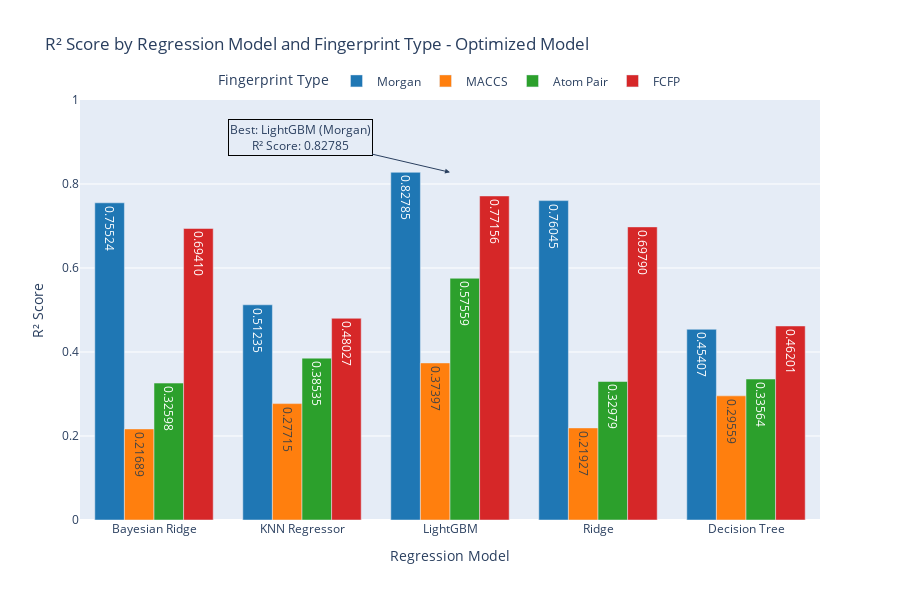
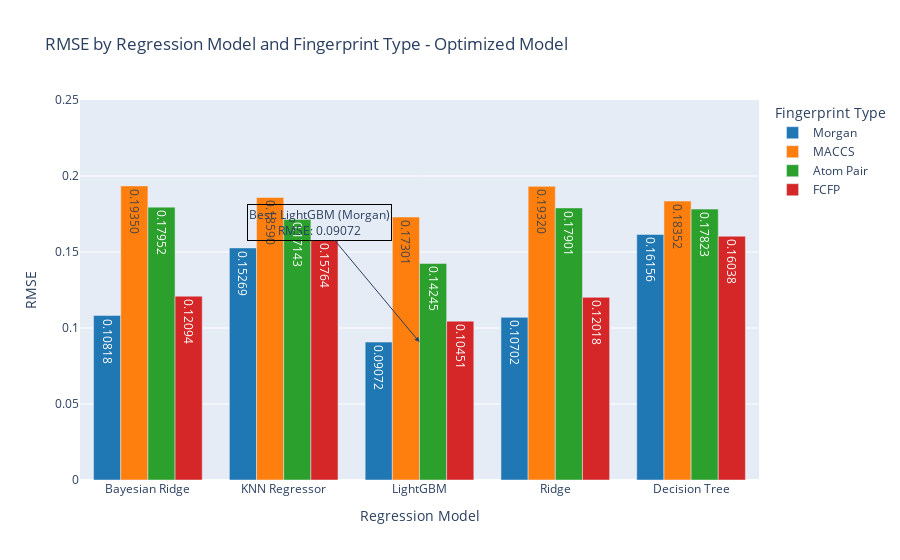
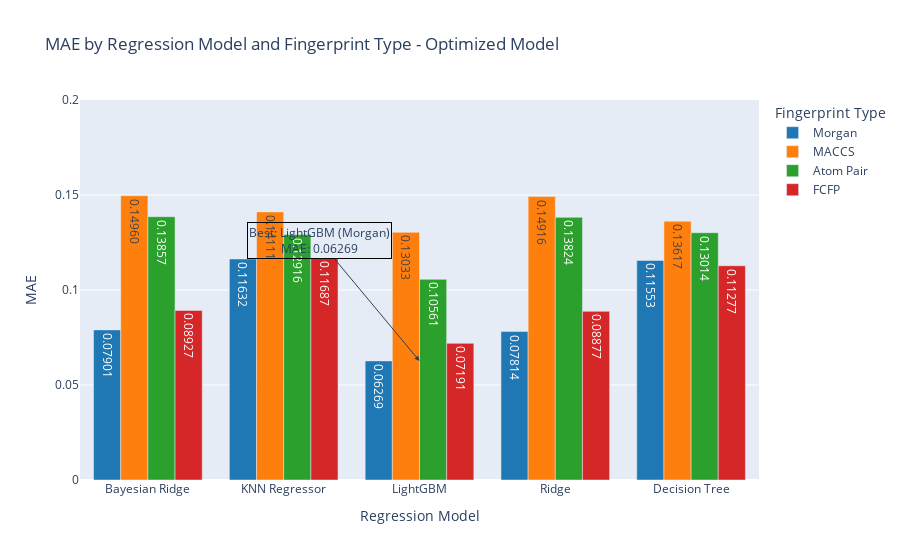

Here is the notebook cell these charts were saved with, in order:
### Code cell
import plotly.graph_objects as go
import pandas as pd

# Define colors
colors = ['#1f77b4', '#ff7f0e', '#2ca02c', '#d62728', '#9467bd', '#8c564b']

# Order of regression models
model_order = ['Bayesian Ridge', 'KNN Regressor', 'LightGBM', 'Ridge', 'Decision Tree']

# Find the best combinations for each metric
best_r2 = optimized_results_df.loc[optimized_results_df['R² Score'].idxmax()]
best_rmse = optimized_results_df.loc[optimized_results_df['RMSE'].idxmin()]
best_mae = optimized_results_df.loc[optimized_results_df['MAE'].idxmin()]

# Create traces for R² Score
fig_r2 = go.Figure()
for idx, fingerprint_type in enumerate(optimized_results_df['Fingerprint Type'].unique()):
    subset = optimized_results_df[optimized_results_df['Fingerprint Type'] == fingerprint_type]
    fig_r2.add_trace(go.Bar(
        x=subset['Regression Model'],
        y=subset['R² Score'],
        name=fingerprint_type,
        text=[f'{val:.5f}' for val in subset['R² Score']],
        textposition='inside',
        marker_color=colors[idx % len(colors)],
    ))

fig_r2.update_layout(
    title='R² Score by Regression Model and Fingerprint Type - Optimized Model',
    xaxis_title='Regression Model',
    yaxis_title='R² Score',
    barmode='group',
    yaxis=dict(range=[0, 1.0]),
    legend_title='Fingerprint Type',
    xaxis=dict(categoryorder='array', categoryarray=model_order),
    legend=dict(orientation="h", yanchor="top", y=1.08, xanchor="center", x=0.5),
    width=900, height=600
)

fig_r2.add_annotation(
    x=best_r2['Regression Model'],
    y=best_r2['R² Score'],
    text=f"Best: {best_r2['Regression Model']} ({best_r2['Fingerprint Type']})<br>R² Score: {best_r2['R² Score']:.5f}",
    showarrow=True,
    arrowhead=2,
    ax=-150,
    ay=-35,
    bordercolor="black",
    borderwidth=1
)

# Create traces for RMSE
fig_rmse = go.Figure()
for idx, fingerprint_type in enumerate(optimized_results_df['Fingerprint Type'].unique()):
    subset = optimized_results_df[optimized_results_df['Fingerprint Type'] == fingerprint_type]
    fig_rmse.add_trace(go.Bar(
        x=subset['Regression Model'],
        y=subset['RMSE'],
        name=fingerprint_type,
        text=[f'{val:.5f}' for val in subset['RMSE']],
        textposition='inside',
        marker_color=colors[idx % len(colors)],
    ))

fig_rmse.update_layout(
    title='RMSE by Regression Model and Fingerprint Type - Optimized Model',
    xaxis_title='Regression Model',
    yaxis_title='RMSE',
    barmode='group',
    yaxis=dict(range=[0, 0.25]),
    legend_title='Fingerprint Type',
    xaxis=dict(categoryorder='array', categoryarray=model_order)  # Set the order of models
)

fig_rmse.add_annotation(
    x=best_rmse['Regression Model'],
    y=best_rmse['RMSE'],
    text=f"Best: {best_rmse['Regression Model']} ({best_rmse['Fingerprint Type']})<br>RMSE: {best_rmse['RMSE']:.5f}",
    showarrow=True,
    arrowhead=2,
    ax=-100,
    ay=-120,
    bordercolor="black",
    borderwidth=1
)

# Create traces for MAE
fig_mae = go.Figure()
for idx, fingerprint_type in enumerate(optimized_results_df['Fingerprint Type'].unique()):
    subset = optimized_results_df[optimized_results_df['Fingerprint Type'] == fingerprint_type]
    fig_mae.add_trace(go.Bar(
        x=subset['Regression Model'],
        y=subset['MAE'],
        name=fingerprint_type,
        text=[f'{val:.5f}' for val in subset['MAE']],
        textposition='inside',
        marker_color=colors[idx % len(colors)],
    ))

fig_mae.update_layout(
    title='MAE by Regression Model and Fingerprint Type - Optimized Model',
    xaxis_title='Regression Model',
    yaxis_title='MAE',
    barmode='group',
    yaxis=dict(range=[0, 0.2]),
    legend_title='Fingerprint Type',
    xaxis=dict(categoryorder='array', categoryarray=model_order)  # Set the order of models
)

fig_mae.add_annotation(
    x=best_mae['Regression Model'],
    y=best_mae['MAE'],
    text=f"Best: {best_mae['Regression Model']} ({best_mae['Fingerprint Type']})<br>MAE: {best_mae['MAE']:.5f}",
    showarrow=True,
    arrowhead=2,
    ax=-100,
    ay=-120,
    bordercolor="black",
    borderwidth=1
)

# Show the plots
fig_r2.show()
fig_rmse.show()
fig_mae.show()

### Figure 1 — Plotly figure (JSON) as saved in the notebook; plotly's stock layout.template omitted (floating-point values rounded to 4 significant figures)
{"data": [{"marker": {"color": "#1f77b4"}, "name": "Morgan", "text": ["0.82785", "0.75524", "0.51235", "0.76045", "0.45407"], "textposition": "inside", "type": "bar", "x": ["LightGBM", "Bayesian Ridge", "KNN Regressor", "Ridge", "Decision Tree"], "y": [0.8279, 0.7552, 0.5124, 0.7604, 0.4541]}, {"marker": {"color": "#ff7f0e"}, "name": "MACCS", "text": ["0.37397", "0.21689", "0.27715", "0.21927", "0.29559"], "textposition": "inside", "type": "bar", "x": ["LightGBM", "Bayesian Ridge", "KNN Regressor", "Ridge", "Decision Tree"], "y": [0.374, 0.2169, 0.2772, 0.2193, 0.2956]}, {"marker": {"color": "#2ca02c"}, "name": "Atom Pair", "text": ["0.57559", "0.32598", "0.38535", "0.32979", "0.33564"], "textposition": "inside", "type": "bar", "x": ["LightGBM", "Bayesian Ridge", "KNN Regressor", "Ridge", "Decision Tree"], "y": [0.5756, 0.326, 0.3854, 0.3298, 0.3356]}, {"marker": {"color": "#d62728"}, "name": "FCFP", "text": ["0.77156", "0.69410", "0.48027", "0.69790", "0.46201"], "textposition": "inside", "type": "bar", "x": ["LightGBM", "Bayesian Ridge", "KNN Regressor", "Ridge", "Decision Tree"], "y": [0.7716, 0.6941, 0.4803, 0.6979, 0.462]}], "layout": {"annotations": [{"arrowhead": 2, "ax": -150, "ay": -35, "bordercolor": "black", "borderwidth": 1, "showarrow": true, "text": "Best: LightGBM (Morgan)<br>R² Score: 0.82785", "x": "LightGBM", "y": 0.8279}], "barmode": "group", "height": 600, "legend": {"orientation": "h", "title": {"text": "Fingerprint Type"}, "x": 0.5, "xanchor": "center", "y": 1.08, "yanchor": "top"}, "title": {"text": "R² Score by Regression Model and Fingerprint Type - Optimized Model"}, "width": 900, "xaxis": {"categoryarray": ["Bayesian Ridge", "KNN Regressor", "LightGBM", "Ridge", "Decision Tree"], "categoryorder": "array", "title": {"text": "Regression Model"}}, "yaxis": {"range": [0, 1], "title": {"text": "R² Score"}}}}

### Figure 2 — Plotly figure (JSON) as saved in the notebook; plotly's stock layout.template omitted (floating-point values rounded to 4 significant figures)
{"data": [{"marker": {"color": "#1f77b4"}, "name": "Morgan", "text": ["0.09072", "0.10818", "0.15269", "0.10702", "0.16156"], "textposition": "inside", "type": "bar", "x": ["LightGBM", "Bayesian Ridge", "KNN Regressor", "Ridge", "Decision Tree"], "y": [0.09072, 0.1082, 0.1527, 0.107, 0.1616]}, {"marker": {"color": "#ff7f0e"}, "name": "MACCS", "text": ["0.17301", "0.19350", "0.18590", "0.19320", "0.18352"], "textposition": "inside", "type": "bar", "x": ["LightGBM", "Bayesian Ridge", "KNN Regressor", "Ridge", "Decision Tree"], "y": [0.173, 0.1935, 0.1859, 0.1932, 0.1835]}, {"marker": {"color": "#2ca02c"}, "name": "Atom Pair", "text": ["0.14245", "0.17952", "0.17143", "0.17901", "0.17823"], "textposition": "inside", "type": "bar", "x": ["LightGBM", "Bayesian Ridge", "KNN Regressor", "Ridge", "Decision Tree"], "y": [0.1424, 0.1795, 0.1714, 0.179, 0.1782]}, {"marker": {"color": "#d62728"}, "name": "FCFP", "text": ["0.10451", "0.12094", "0.15764", "0.12018", "0.16038"], "textposition": "inside", "type": "bar", "x": ["LightGBM", "Bayesian Ridge", "KNN Regressor", "Ridge", "Decision Tree"], "y": [0.1045, 0.1209, 0.1576, 0.1202, 0.1604]}], "layout": {"annotations": [{"arrowhead": 2, "ax": -100, "ay": -120, "bordercolor": "black", "borderwidth": 1, "showarrow": true, "text": "Best: LightGBM (Morgan)<br>RMSE: 0.09072", "x": "LightGBM", "y": 0.09072}], "barmode": "group", "legend": {"title": {"text": "Fingerprint Type"}}, "title": {"text": "RMSE by Regression Model and Fingerprint Type - Optimized Model"}, "xaxis": {"categoryarray": ["Bayesian Ridge", "KNN Regressor", "LightGBM", "Ridge", "Decision Tree"], "categoryorder": "array", "title": {"text": "Regression Model"}}, "yaxis": {"range": [0, 0.25], "title": {"text": "RMSE"}}}}

### Figure 3 — Plotly figure (JSON) as saved in the notebook; plotly's stock layout.template omitted (floating-point values rounded to 4 significant figures)
{"data": [{"marker": {"color": "#1f77b4"}, "name": "Morgan", "text": ["0.06269", "0.07901", "0.11632", "0.07814", "0.11553"], "textposition": "inside", "type": "bar", "x": ["LightGBM", "Bayesian Ridge", "KNN Regressor", "Ridge", "Decision Tree"], "y": [0.06269, 0.07901, 0.1163, 0.07814, 0.1155]}, {"marker": {"color": "#ff7f0e"}, "name": "MACCS", "text": ["0.13033", "0.14960", "0.14111", "0.14916", "0.13617"], "textposition": "inside", "type": "bar", "x": ["LightGBM", "Bayesian Ridge", "KNN Regressor", "Ridge", "Decision Tree"], "y": [0.1303, 0.1496, 0.1411, 0.1492, 0.1362]}, {"marker": {"color": "#2ca02c"}, "name": "Atom Pair", "text": ["0.10561", "0.13857", "0.12916", "0.13824", "0.13014"], "textposition": "inside", "type": "bar", "x": ["LightGBM", "Bayesian Ridge", "KNN Regressor", "Ridge", "Decision Tree"], "y": [0.1056, 0.1386, 0.1292, 0.1382, 0.1301]}, {"marker": {"color": "#d62728"}, "name": "FCFP", "text": ["0.07191", "0.08927", "0.11687", "0.08877", "0.11277"], "textposition": "inside", "type": "bar", "x": ["LightGBM", "Bayesian Ridge", "KNN Regressor", "Ridge", "Decision Tree"], "y": [0.07191, 0.08927, 0.1169, 0.08877, 0.1128]}], "layout": {"annotations": [{"arrowhead": 2, "ax": -100, "ay": -120, "bordercolor": "black", "borderwidth": 1, "showarrow": true, "text": "Best: LightGBM (Morgan)<br>MAE: 0.06269", "x": "LightGBM", "y": 0.06269}], "barmode": "group", "legend": {"title": {"text": "Fingerprint Type"}}, "title": {"text": "MAE by Regression Model and Fingerprint Type - Optimized Model"}, "xaxis": {"categoryarray": ["Bayesian Ridge", "KNN Regressor", "LightGBM", "Ridge", "Decision Tree"], "categoryorder": "array", "title": {"text": "Regression Model"}}, "yaxis": {"range": [0, 0.2], "title": {"text": "MAE"}}}}
